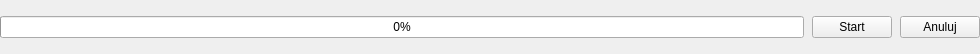
<?xml version="1.0" encoding="UTF-8"?>
<ui version="4.0">
 <class>ProgressActionBar</class>
 <widget class="QWidget" name="ProgressActionBar">
  <property name="geometry">
   <rect><x>0</x><y>0</y><width>980</width><height>54</height></rect>
  </property>
  <layout class="QHBoxLayout" name="horizontalLayout">
   <property name="leftMargin"><number>0</number></property>
   <property name="topMargin"><number>0</number></property>
   <property name="rightMargin"><number>0</number></property>
   <property name="bottomMargin"><number>0</number></property>
   <property name="spacing"><number>8</number></property>
   <item>
    <widget class="QProgressBar" name="progress">
     <property name="value"><number>0</number></property>
     <property name="textVisible"><bool>true</bool></property>
    </widget>
   </item>
   <item>
    <widget class="QWidget" name="buttonsHost">
     <layout class="QHBoxLayout" name="buttonsLayout">
      <property name="leftMargin"><number>0</number></property>
      <property name="topMargin"><number>0</number></property>
      <property name="rightMargin"><number>0</number></property>
      <property name="bottomMargin"><number>0</number></property>
      <property name="spacing"><number>8</number></property>
      <item><widget class="QPushButton" name="btn_primary"><property name="text"><string>Start</string></property></widget></item>
      <item><widget class="QPushButton" name="btn_secondary"><property name="text"><string>Anuluj</string></property></widget></item>
     </layout>
    </widget>
   </item>
  </layout>
 </widget>
 <resources/>
 <connections/>
</ui>
